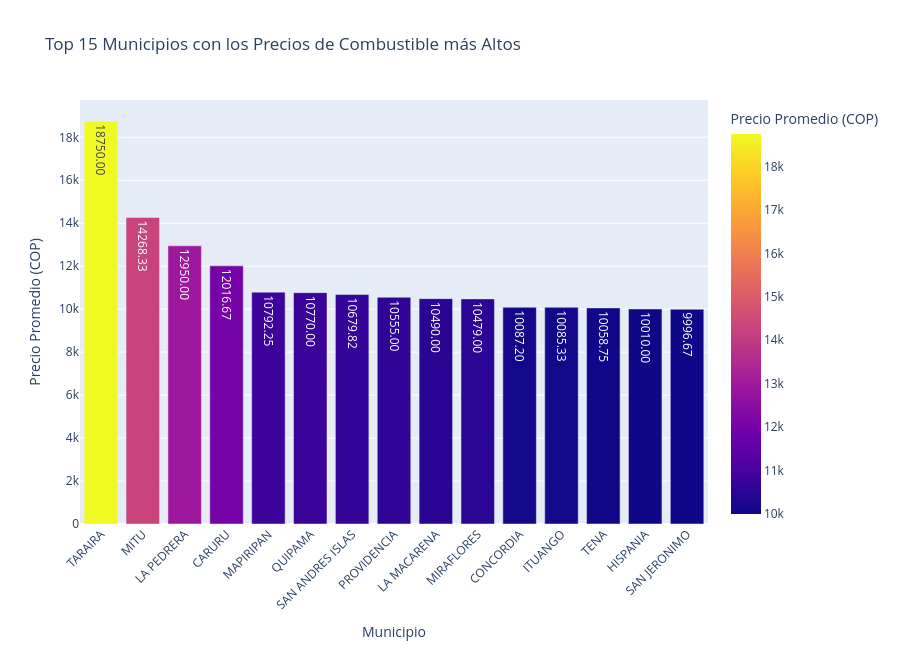

The cell this chart's notebook holds for it:
### Code cell
# GRÁFICO: Top 15 Municipios más caros


precio_municipio = data.groupby('municipio')['precio'].mean()\
                    .sort_values(ascending=False).head(15).reset_index()

fig10 = px.bar(precio_municipio, x='municipio',  y='precio',title="Top 15 Municipios con los Precios de Combustible más Altos",labels={'precio': 'Precio Promedio (COP)', 'municipio': 'Municipio'}, color='precio',text_auto='.2f')

fig10.update_layout(xaxis_tickangle=-45, height=650)
fig10.show()

print("Top 15 Municipios más caros")

### Figure 1 — Plotly figure (JSON) as saved in the notebook; plotly's stock layout.template omitted (floating-point values rounded to 4 significant figures)
{"data": [{"alignmentgroup": "True", "hovertemplate": "Municipio=%{x}<br>Precio Promedio (COP)=%{marker.color}<extra></extra>", "legendgroup": "", "marker": {"color": [18750, 14270.0, 12950, 12020.0, 10790.0, 10770, 10680.0, 10555, 10490, 10479, 10090.0, 10090.0, 10060.0, 10010, 9997.0], "coloraxis": "coloraxis", "pattern": {"shape": ""}}, "name": "", "offsetgroup": "", "orientation": "v", "showlegend": false, "textposition": "auto", "texttemplate": "%{y:.2f}", "type": "bar", "x": ["TARAIRA", "MITU", "LA PEDRERA", "CARURU", "MAPIRIPAN", "QUIPAMA", "SAN ANDRES ISLAS", "PROVIDENCIA", "LA MACARENA", "MIRAFLORES", "CONCORDIA", "ITUANGO", "TENA", "HISPANIA", "SAN JERONIMO"], "xaxis": "x", "y": [18750, 14270.0, 12950, 12020.0, 10790.0, 10770, 10680.0, 10555, 10490, 10479, 10090.0, 10090.0, 10060.0, 10010, 9997.0], "yaxis": "y"}], "layout": {"barmode": "relative", "coloraxis": {"colorbar": {"title": {"text": "Precio Promedio (COP)"}}, "colorscale": [[0, "#0d0887"], [0.1111, "#46039f"], [0.2222, "#7201a8"], [0.3333, "#9c179e"], [0.4444, "#bd3786"], [0.5556, "#d8576b"], [0.6667, "#ed7953"], [0.7778, "#fb9f3a"], [0.8889, "#fdca26"], [1, "#f0f921"]]}, "height": 650, "legend": {"tracegroupgap": 0}, "title": {"text": "Top 15 Municipios con los Precios de Combustible más Altos"}, "xaxis": {"anchor": "y", "domain": [0, 1], "tickangle": -45, "title": {"text": "Municipio"}}, "yaxis": {"anchor": "x", "domain": [0, 1], "title": {"text": "Precio Promedio (COP)"}}}}
